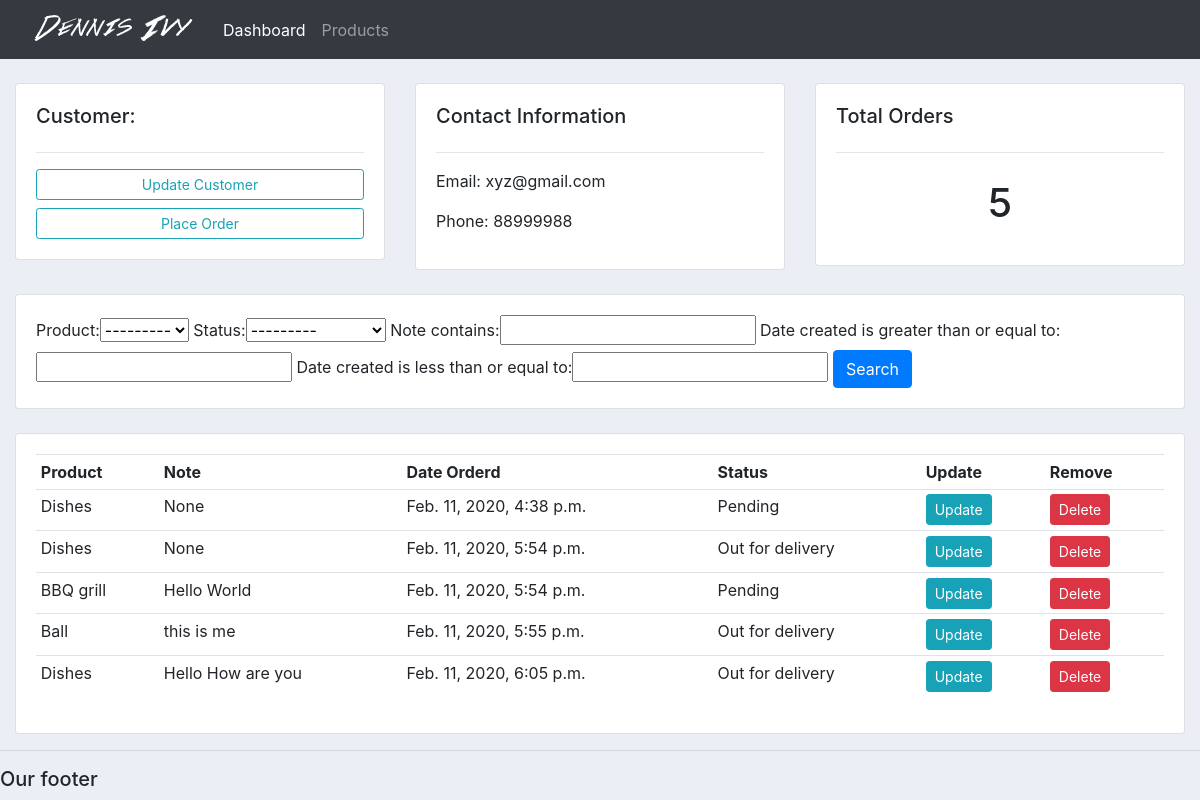
The app's page /customer/2/ with its own data.
### accounts/models.py (models this page shows, shortened)
class Customer(models.Model):
    name = models.CharField(max_length=200, null=True)
    phone = models.CharField(max_length=200, null=True)
    email = models.CharField(max_length=200, null=True)
    date_created = models.DateTimeField(auto_now_add=True, null=True)

class Order(models.Model):
    STATUS = (
        ('Pending', 'Pending'),
        ('Out for delivery', 'Out for delivery'),
        ('Delivered', 'Delivered')
    )
    customer = models.ForeignKey(Customer, null=True, on_delete = models.SET_NULL)
    product = models.ForeignKey(Product, null=True, on_delete = models.SET_NULL)
    date_created = models.DateTimeField(auto_now_add=True, null=True)
    status = models.CharField(max_length=200, null=True, choices=STATUS)
    note = models.CharField(max_length=1000, null=True)

class Product(models.Model):
    CATEGORY = (
        ('Indoor', 'Indoor'),
        ('Out Door', 'Out Door'),
    )
    name = models.CharField(max_length=200, null=True)
    price = models.FloatField(null=True)
    category = models.CharField(max_length=200, null=True, choices=CATEGORY)
    description = models.CharField(max_length=200, null=True, blank=True)
    date_created = models.DateTimeField(auto_now_add=True, null=True)
    tags = models.ManyToManyField(Tag)
    def __str__(self):
        return self.name

### accounts/views.py (the view)
# urls.py: path('customer/<str:pk_test>/', views.customer, name="customer"),
def customer(request, pk_test):
    customer = Customer.objects.get(id=pk_test)
    orders = customer.order_set.all()
    order_count = orders.count()
    myFilter = OrderFilter(request.GET, queryset=orders)
    orders = myFilter.qs
    context = {'customer': customer, 'orders': orders,
    'order_count': order_count, 'myFilter': myFilter}
    return render(request, 'accounts/customer.html', context)

### accounts/templates/accounts/customer.html
{%  extends 'accounts/main.html' %}
{% block content %}
<br>
<div class="row">
	<div class="col-md">
		<div class="card card-body">
			<h5>Customer:</h5>
			<hr>
			<a class="btn btn-outline-info  btn-sm btn-block" href="">Update Customer</a>
			<a class="btn btn-outline-info  btn-sm btn-block" href="{% url 'create_order' customer.id %}">Place Order</a>
		</div>
	</div>
	<div class="col-md">
		<div class="card card-body">
			<h5>Contact Information</h5>
			<hr>
			<p>Email: {{ customer.email }} </p>
			<p>Phone: {{ customer.phone }} </p>
		</div>
	</div>
	<div class="col-md">
		<div class="card card-body">
			<h5>Total Orders</h5>
			<hr>
			<h1 style="text-align: center;padding: 10px"> {{ order_count }}</h1>
		</div>
	</div>
</div>
<br>
<div class="row">
	<div class="col">
		<div class="card card-body">
			<form method="get">
				{{ myFilter.form }}
		    <button class="btn btn-primary" type="submit">Search</button>
		  </form>
		</div>
	</div>
</div>
<br>
<div class="row">
	<div class="col-md">
		<div class="card card-body">
			<table class="table table-sm">
				<tr>
					<th>Product</th>
					<th>Note</th>
					<th>Date Orderd</th>
					<th>Status</th>
					<th>Update</th>
					<th>Remove</th>
				</tr>
				{% for order in orders %}
				<tr>
					<td>{{ order.product }}</td>
					<td>{{ order.note }}</td>
					<td>{{ order.date_created }}</td>
					<td>{{ order.status }}</td>
					<td><a class="btn btn-sm btn-info" href="{% url 'update_order' order.id %}">Update</a></td>
					<td><a class="btn btn-sm btn-danger" href="{% url 'delete_order' order.id %}">Delete</a></td>
				</tr>
				{% endfor %}
			</table>
		</div>
	</div>
</div>
{% endblock %}

### static/css/main.css (style rules this page uses)
body { background-color: #ebeff5; }

### records on screen
Customer: email "xyz@gmail.com", phone "88999988"
Order: product "Dishes", note "None", date_created "Feb. 11, 2020, 4:38 p.m.", status "Pending"
Order: product "Dishes", note "None", date_created "Feb. 11, 2020, 5:54 p.m.", status "Out for delivery"
Order: product "BBQ grill", note "Hello World", date_created "Feb. 11, 2020, 5:54 p.m.", status "Pending"
Order: product "Ball", note "this is me", date_created "Feb. 11, 2020, 5:55 p.m.", status "Out for delivery"
Order: product "Dishes", note "Hello How are you", date_created "Feb. 11, 2020, 6:05 p.m.", status "Out for delivery"

### other values on screen
{{ order_count }} "5"
